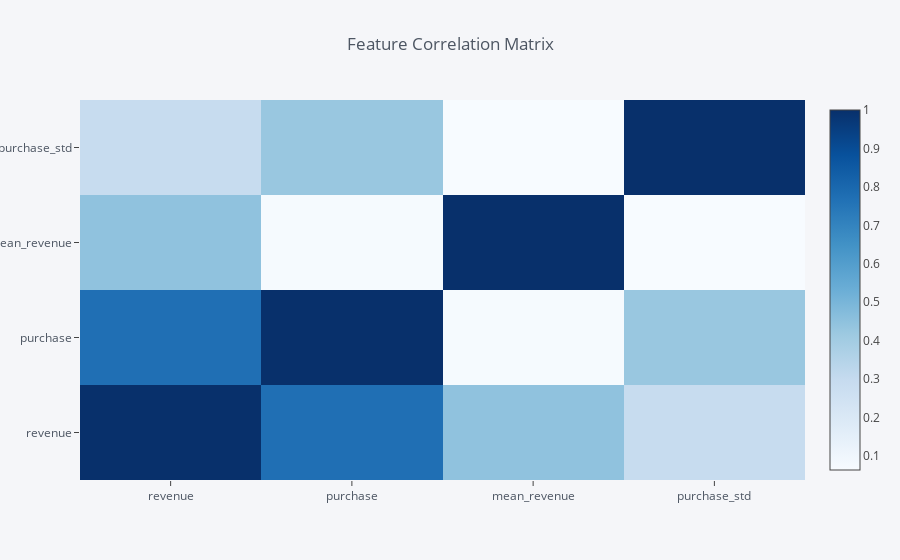

Notebook source saved alongside this figure:
### Code cell
# It may also be interesting to get the time elapsed from last purchase
elapsed = (data_p1['date'].max() - group_id_p1['date'].min()).dt.days
# and the standart deviation of purchases
purchase_std = group_id_p1['day_to_last_date'].std().fillna(0)
# display(purchase_std)
train_set['elapsed'] = elapsed
train_set['purchase_std'] = purchase_std

train_set = train_set.drop('elapsed', axis=1)
train_set.corr().iplot(kind='heatmap',colorscale="Blues",title="Feature Correlation Matrix")

### Figure 1 — Plotly figure (JSON) as saved in the notebook; plotly's stock layout.template omitted (floating-point values rounded to 4 significant figures)
{"data": [{"colorscale": [[0, "rgb(247,251,255)"], [0.125, "rgb(222,235,247)"], [0.25, "rgb(198,219,239)"], [0.375, "rgb(158,202,225)"], [0.5, "rgb(107,174,214)"], [0.625, "rgb(66,146,198)"], [0.75, "rgb(33,113,181)"], [0.875, "rgb(8,81,156)"], [1, "rgb(8,48,107)"]], "type": "heatmap", "uid": "96e93acb-86eb-4255-9118-2ae6a7c7d6ba", "x": ["revenue", "purchase", "mean_revenue", "purchase_std"], "y": ["revenue", "purchase", "mean_revenue", "purchase_std"], "z": [[1, 0.7717, 0.447, 0.2925], [0.7717, 1, 0.07261, 0.4256], [0.447, 0.07261, 1, 0.06358], [0.2925, 0.4256, 0.06358, 1]], "zmax": 1, "zmin": 0.06358}], "layout": {"legend": {"bgcolor": "#F5F6F9", "font": {"color": "#4D5663"}}, "paper_bgcolor": "#F5F6F9", "plot_bgcolor": "#F5F6F9", "title": {"font": {"color": "#4D5663"}, "text": "Feature Correlation Matrix"}, "xaxis": {"gridcolor": "#E1E5ED", "showgrid": true, "tickfont": {"color": "#4D5663"}, "title": {"font": {"color": "#4D5663"}, "text": ""}, "zerolinecolor": "#E1E5ED"}, "yaxis": {"gridcolor": "#E1E5ED", "showgrid": true, "tickfont": {"color": "#4D5663"}, "title": {"font": {"color": "#4D5663"}, "text": ""}, "zerolinecolor": "#E1E5ED"}}}
